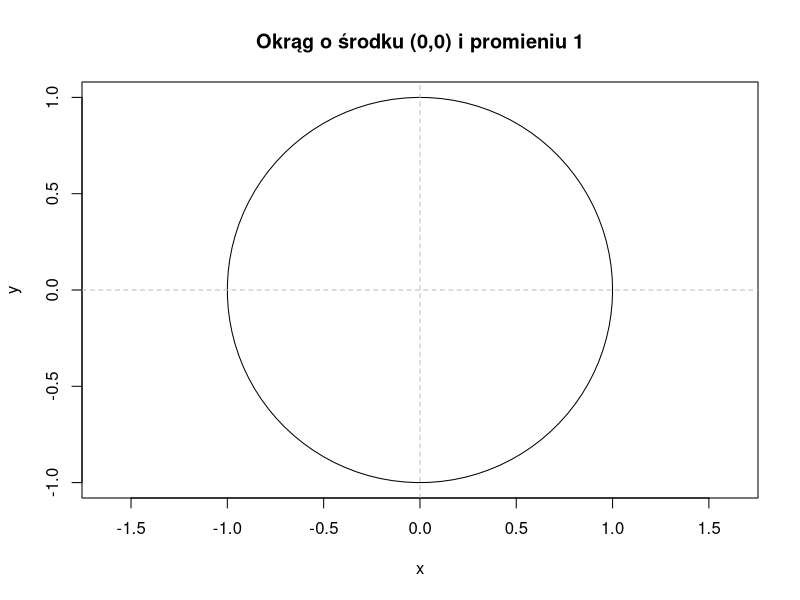

The R source for this figure:

t <- seq(0, 2 * pi, length.out = 100)
x <- cos(t)
y <- sin(t)

plot(x, y, type = "l", asp = 1,
     xlab = "x", ylab = "y", main = "Okrąg o środku (0,0) i promieniu 1")
abline(h = 0, v = 0, lty = 2, col = "gray")

# NOTE:
# Równanie parametryczne okręgu: x = r*cos(t), y = r*sin(t)
# r = 1, t od 0 do 2*pi
